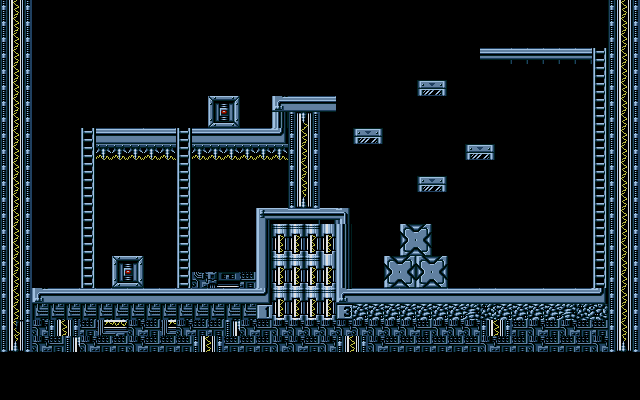

Below is a game level as drawn by its tile map, then a one-line description and the .tmx that defines it (tile-layer data replaced by summaries):
An orthogonal 40x25 tile map with 16x16 px tiles, 1 tile layer (Platform) and 26 objects.

<map version="1.0" orientation="orthogonal" renderorder="right-down" width="40" height="25" tilewidth="16" tileheight="16" nextobjectid="75">
 <tileset firstgid="1" name="1" tilewidth="16" tileheight="16" tilecount="4050" columns="90">
  <image source="../Genesis 32X SCD - Mega Man The Wily Wars Mega Man 3 - Tilesets.png" width="1441" height="721" />
 </tileset>
 <layer name="Platform" width="40" height="25" offsetx="0" offsety="-48">
  <data>[1000 cells, 1000 non-empty, 48 distinct tile ids]</data>
 </layer>
 <objectgroup name="PlatformColliders" offsetx="0" offsety="-48">
  <object id="2" x="32" y="336" width="224" height="16" />
  <object id="5" x="256" y="272" width="16" height="64" />
  <object id="8" x="256" y="256" width="96" height="16" />
  <object id="12" x="192" y="176" width="80" height="16" />
  <object id="14" x="272" y="160" width="16" height="32" />
  <object id="15" x="272" y="144" width="64" height="16" />
  <object id="21" x="96" y="176" width="80" height="16" />
  <object id="23" x="336" y="272" width="16" height="80" />
  <object id="25" x="352" y="336" width="256" height="16" />
  <object id="26" x="352" y="176" width="32" height="16" />
  <object id="27" x="416" y="128" width="32" height="16" />
  <object id="30" x="416" y="224" width="32" height="16" />
  <object id="31" x="464" y="192" width="32" height="16" />
  <object id="37" x="400" y="272" width="32" height="32" />
  <object id="38" x="384" y="304" width="32" height="32" />
  <object id="39" x="416" y="304" width="32" height="32" />
  <object id="40" x="112" y="304" width="32" height="32" />
  <object id="41" x="208" y="144" width="32" height="32" />
  <object id="65" x="608" y="16" width="16" height="336" />
  <object id="67" x="16" y="16" width="16" height="336" />
  <object id="69" x="32" y="16" width="576" height="16" />
  <object id="71" x="480" y="96" width="112" height="16" />
 </objectgroup>
 <objectgroup name="Ladders" offsetx="0" offsety="-48">
  <object id="1" x="176" y="176" width="16" height="160" />
  <object id="19" x="80" y="176" width="16" height="160" />
  <object id="72" x="592" y="96" width="16" height="240" />
 </objectgroup>
 <objectgroup name="StartPosition">
  <object id="74" x="48" y="256" />
 </objectgroup>
</map>